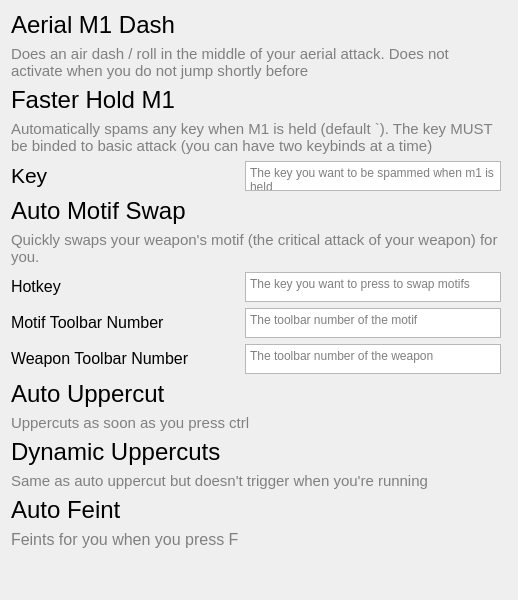
         <widget class="QWidget" name="weaponsPage">
          <layout class="QGridLayout" name="gridLayout_10">
           <item row="11" column="0" colspan="2">
            <widget class="QLabel" name="label_24">
             <property name="font">
              <font>
               <pointsize>11</pointsize>
              </font>
             </property>
             <property name="styleSheet">
              <string notr="true">color:grey;</string>
             </property>
             <property name="text">
              <string>Uppercuts as soon as you press ctrl</string>
             </property>
            </widget>
           </item>
           <item row="16" column="1" colspan="2">
            <spacer name="verticalSpacer_13">
             <property name="orientation">
              <enum>Qt::Orientation::Vertical</enum>
             </property>
             <property name="sizeHint" stdset="0">
              <size>
               <width>20</width>
               <height>40</height>
              </size>
             </property>
            </spacer>
           </item>
           <item row="9" column="0">
            <widget class="QLabel" name="label_16">
             <property name="text">
              <string>&lt;html&gt;&lt;head/&gt;&lt;body&gt;&lt;p&gt;&lt;span style=&quot; font-size:12pt;&quot;&gt;Weapon Toolbar Number&lt;/span&gt;&lt;/p&gt;&lt;/body&gt;&lt;/html&gt;</string>
             </property>
            </widget>
           </item>
           <item row="7" column="0">
            <widget class="QLabel" name="MotifHotkeyLabel">
             <property name="text">
              <string>&lt;html&gt;&lt;head/&gt;&lt;body&gt;&lt;p&gt;&lt;span style=&quot; font-size:12pt;&quot;&gt;Hotkey&lt;/span&gt;&lt;/p&gt;&lt;/body&gt;&lt;/html&gt;</string>
             </property>
            </widget>
           </item>
           <item row="13" column="0" colspan="2">
            <widget class="QLabel" name="label_36">
             <property name="font">
              <font>
               <pointsize>11</pointsize>
              </font>
             </property>
             <property name="styleSheet">
              <string notr="true">color:grey;</string>
             </property>
             <property name="text">
              <string>Same as auto uppercut but doesn't trigger when you're running</string>
             </property>
            </widget>
           </item>
           <item row="8" column="0">
            <widget class="QLabel" name="MotifToolbarNumberLabel">
             <property name="text">
              <string>&lt;html&gt;&lt;head/&gt;&lt;body&gt;&lt;p&gt;&lt;span style=&quot; font-size:12pt;&quot;&gt;Motif Toolbar Number&lt;/span&gt;&lt;/p&gt;&lt;/body&gt;&lt;/html&gt;</string>
             </property>
            </widget>
           </item>
           <item row="3" column="0" colspan="2">
            <widget class="QLabel" name="label_2">
             <property name="font">
              <font>
               <pointsize>11</pointsize>
              </font>
             </property>
             <property name="styleSheet">
              <string notr="true">color:grey</string>
             </property>
             <property name="text">
              <string>Automatically spams any key when M1 is held (default `). The key MUST be binded to basic attack (you can have two keybinds at a time)</string>
             </property>
             <property name="wordWrap">
              <bool>true</bool>
             </property>
            </widget>
           </item>
           <item row="6" column="0" colspan="2">
            <widget class="QLabel" name="label_12">
             <property name="font">
              <font>
               <pointsize>11</pointsize>
              </font>
             </property>
             <property name="styleSheet">
              <string notr="true">color:grey;</string>
             </property>
             <property name="text">
              <string>Quickly swaps your weapon's motif (the critical attack of your weapon) for you.</string>
             </property>
             <property name="wordWrap">
              <bool>true</bool>
             </property>
            </widget>
           </item>
           <item row="16" column="0">
            <spacer name="verticalSpacer_7">
             <property name="orientation">
              <enum>Qt::Orientation::Vertical</enum>
             </property>
             <property name="sizeHint" stdset="0">
              <size>
               <width>20</width>
               <height>40</height>
              </size>
             </property>
            </spacer>
           </item>
           <item row="14" column="0">
            <widget class="QLabel" name="label_18">
             <property name="text">
              <string>&lt;html&gt;&lt;head/&gt;&lt;body&gt;&lt;p&gt;&lt;span style=&quot; font-size:18pt;&quot;&gt;Auto Feint&lt;/span&gt;&lt;/p&gt;&lt;/body&gt;&lt;/html&gt;</string>
             </property>
            </widget>
           </item>
           <item row="2" column="0">
            <widget class="QLabel" name="HoldM1Label">
             <property name="text">
              <string>&lt;html&gt;&lt;head/&gt;&lt;body&gt;&lt;p&gt;&lt;span style=&quot; font-size:18pt;&quot;&gt;Faster Hold M1&lt;/span&gt;&lt;/p&gt;&lt;/body&gt;&lt;/html&gt;</string>
             </property>
            </widget>
           </item>
           <item row="5" column="0">
            <widget class="QLabel" name="MotifSwapLabel">
             <property name="text">
              <string>&lt;html&gt;&lt;head/&gt;&lt;body&gt;&lt;p&gt;&lt;span style=&quot; font-size:18pt;&quot;&gt;Auto Motif Swap&lt;/span&gt;&lt;/p&gt;&lt;/body&gt;&lt;/html&gt;</string>
             </property>
            </widget>
           </item>
           <item row="1" column="0" colspan="2">
            <widget class="QLabel" name="label_11">
             <property name="font">
              <font>
               <pointsize>11</pointsize>
              </font>
             </property>
             <property name="styleSheet">
              <string notr="true">color:grey;</string>
             </property>
             <property name="text">
              <string>Does an air dash / roll in the middle of your aerial attack. Does not activate when you do not jump shortly before</string>
             </property>
             <property name="wordWrap">
              <bool>true</bool>
             </property>
            </widget>
           </item>
           <item row="10" column="0">
            <widget class="QLabel" name="label_23">
             <property name="text">
              <string>&lt;html&gt;&lt;head/&gt;&lt;body&gt;&lt;p&gt;&lt;span style=&quot; font-size:18pt;&quot;&gt;Auto Uppercut&lt;/span&gt;&lt;/p&gt;&lt;/body&gt;&lt;/html&gt;</string>
             </property>
            </widget>
           </item>
           <item row="0" column="0">
            <widget class="QLabel" name="AerialAirDashLabel">
             <property name="text">
              <string>&lt;html&gt;&lt;head/&gt;&lt;body&gt;&lt;p&gt;&lt;span style=&quot; font-size:18pt;&quot;&gt;Aerial M1 Dash&lt;/span&gt;&lt;/p&gt;&lt;/body&gt;&lt;/html&gt;</string>
             </property>
            </widget>
           </item>
           <item row="7" column="1">
            <widget class="QPlainTextEdit" name="MotifHotkeyArea">
             <property name="minimumSize">
              <size>
               <width>0</width>
               <height>30</height>
              </size>
             </property>
             <property name="maximumSize">
              <size>
               <width>16777215</width>
               <height>30</height>
              </size>
             </property>
             <property name="styleSheet">
              <string notr="true"/>
             </property>
             <property name="placeholderText">
              <string>The key you want to press to swap motifs</string>
             </property>
            </widget>
           </item>
           <item row="8" column="1">
            <widget class="QPlainTextEdit" name="MotifToolbarNumberArea">
             <property name="minimumSize">
              <size>
               <width>0</width>
               <height>30</height>
              </size>
             </property>
             <property name="maximumSize">
              <size>
               <width>16777215</width>
               <height>30</height>
              </size>
             </property>
             <property name="styleSheet">
              <string notr="true"/>
             </property>
             <property name="placeholderText">
              <string>The toolbar number of the motif</string>
             </property>
            </widget>
           </item>
           <item row="9" column="1">
            <widget class="QPlainTextEdit" name="plainTextEdit_7">
             <property name="minimumSize">
              <size>
               <width>0</width>
               <height>30</height>
              </size>
             </property>
             <property name="maximumSize">
              <size>
               <width>16777215</width>
               <height>30</height>
              </size>
             </property>
             <property name="styleSheet">
              <string notr="true"/>
             </property>
             <property name="placeholderText">
              <string>The toolbar number of the weapon</string>
             </property>
            </widget>
           </item>
           <item row="12" column="0">
            <widget class="QLabel" name="label_35">
             <property name="text">
              <string>&lt;html&gt;&lt;head/&gt;&lt;body&gt;&lt;p&gt;&lt;span style=&quot; font-size:18pt;&quot;&gt;Dynamic Uppercuts&lt;/span&gt;&lt;/p&gt;&lt;/body&gt;&lt;/html&gt;</string>
             </property>
            </widget>
           </item>
           <item row="15" column="0">
            <widget class="QLabel" name="label_19">
             <property name="styleSheet">
              <string notr="true">color:grey;</string>
             </property>
             <property name="text">
              <string>&lt;html&gt;&lt;head/&gt;&lt;body&gt;&lt;p&gt;&lt;span style=&quot; font-size:12pt;&quot;&gt;Feints for you when you press F&lt;/span&gt;&lt;/p&gt;&lt;/body&gt;&lt;/html&gt;</string>
             </property>
            </widget>
           </item>
           <item row="4" column="0">
            <widget class="QLabel" name="label_22">
             <property name="text">
              <string>&lt;html&gt;&lt;head/&gt;&lt;body&gt;&lt;p&gt;&lt;span style=&quot; font-size:16pt;&quot;&gt;Key&lt;/span&gt;&lt;/p&gt;&lt;/body&gt;&lt;/html&gt;</string>
             </property>
            </widget>
           </item>
           <item row="4" column="1">
            <widget class="QPlainTextEdit" name="HoldM1Key">
             <property name="minimumSize">
              <size>
               <width>0</width>
               <height>30</height>
              </size>
             </property>
             <property name="maximumSize">
              <size>
               <width>16777215</width>
               <height>30</height>
              </size>
             </property>
             <property name="placeholderText">
              <string>The key you want to be spammed when m1 is held</string>
             </property>
            </widget>
           </item>
          </layout>
         </widget>
